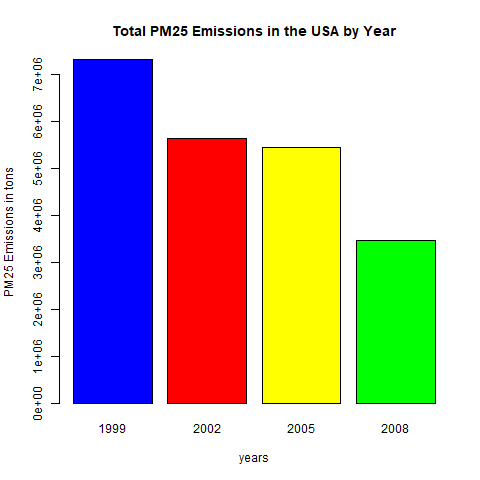

Write R code to recreate this figure.
require(dplyr)
Emissions <- summarise(group_by(NEI,year),Emissions = sum(Emissions))
png("plot1.png", width=480, height=480)
barplot(Emissions$Emissions,col = c("blue", "red","yellow","green"),xlab = "years",ylab = "PM25 Emissions in tons", names.arg = Emissions$year, main = "Total PM25 Emissions in the USA by Year")
dev.off()